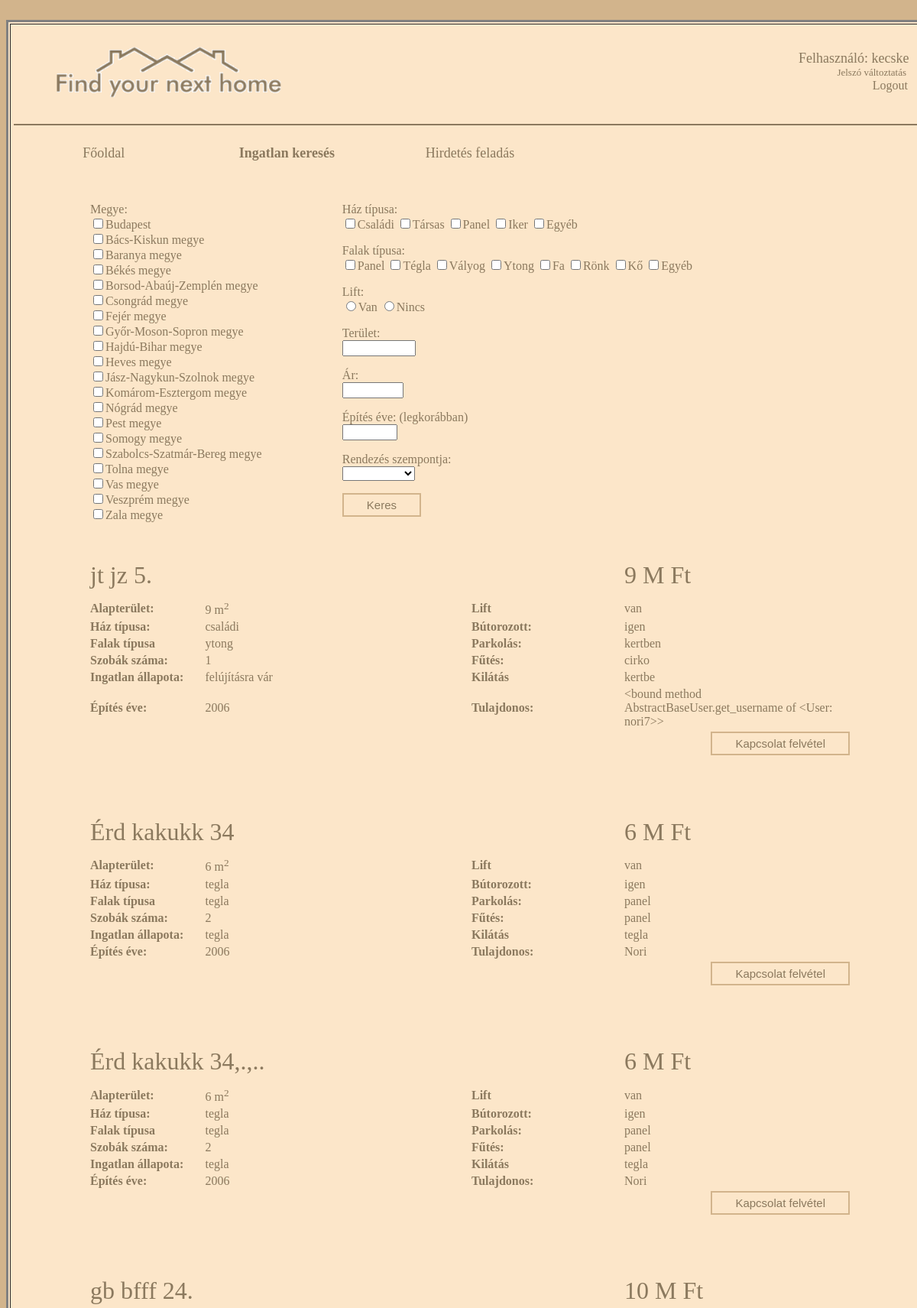
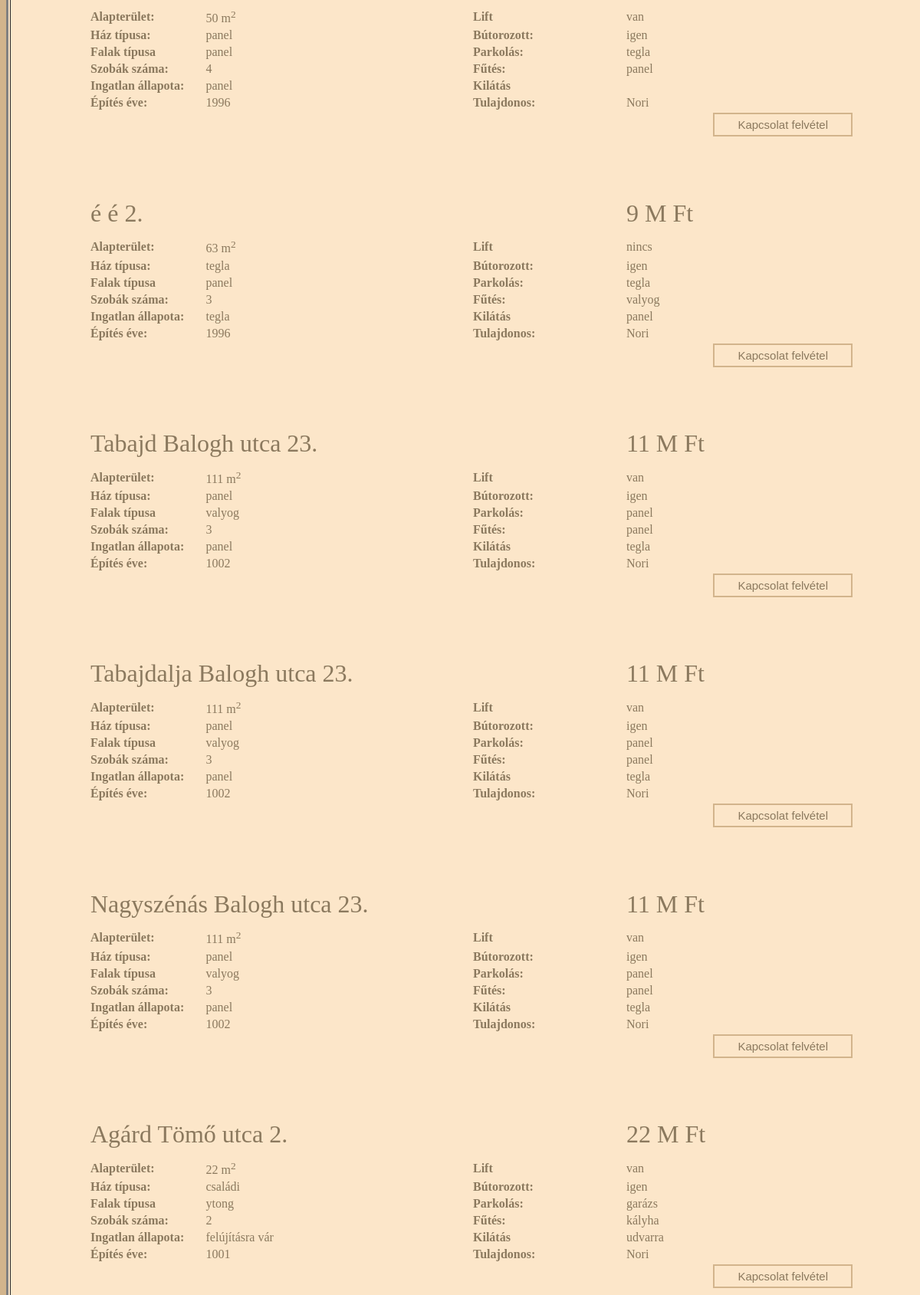
/polls/search/ (signed in, upper part), run on the app's committed database (2 pictures, top to bottom).
### polls/models.py (models this page shows)
class Adds(models.Model):
    owner = models.CharField(max_length=200)
    country = models.CharField(max_length=200, default='')
    address = models.CharField(max_length=200, default='')
    squaremeter = models.IntegerField(default=40)
    price = models.IntegerField(default=10000)
    type = models.CharField(max_length=50)
    wall = models.CharField(max_length=50)
    heating = models.CharField(max_length=50)
    state = models.CharField(max_length=50)
    rooms = models.IntegerField(default=3)
    parking = models.CharField(max_length=100)
    year = models.IntegerField(default=2017)
    furnitured = models.CharField(max_length=10)
    lift = models.CharField(max_length=10)
    view = models.CharField(max_length=50)
    description = models.CharField(max_length=5000)

### polls/views.py (the view)
def search(request):
	list = Adds.objects.order_by('owner')[:30]
	context = {
		'list': list
	}
	return render(request, 'polls/search.html', context)

### polls/templates/polls/search.html (shortened to what this page needs)
﻿<html>
<head>
</head>
<body bgcolor="#d2b48c" link = "" alink="" vlink = "">
	<section class="container">
		<table border = 3 bgcolor = "fce6c9" align = "center">
			<tr><td>
			<table width = 1200 align = "center" border = 0>
				<tr>
					<td height = 100 colspan = 2 align = "left" background = "">
						{% load staticfiles %}
							<img src={% static "webalkalmazas/logo.png" %}>
					</td>
					<td colspan = 3 align = "right" valign = "center">
						{% if user.is_authenticated %}
     						<font size= 4>Felhasználó: {{ user.get_username }}&nbsp &nbsp &nbsp</font><br>
							<font size= 2><a class = "one" href="/polls/change_password/">Jelszó változtatás</a>&nbsp &nbsp&nbsp &nbsp &nbsp</font><br>
							<a class = "one" href="{% url 'logout'%}?next={{request.path}}">Logout</a>&nbsp&nbsp &nbsp &nbsp
  						{% else %}
							<a class = "one" href="{% url 'login'%}?next={{request.path}}">Login</a>&nbsp &nbsp &nbsp
   						{% endif %}
					</td>
				</tr>
				<tr>
					<td colspan = 5><hr color = "8b795e"></td>
				</tr>
				<tr height = 50 align = "center">
					<td width = "20%"><a class = "one" href="/polls/"><font size= 4>Főoldal</font></a></td>
					<td width = "20%"><a class = "one" href="/polls/search/"><font size= 4><b>Ingatlan keresés</b></font></a></td>
					<td width = "20%">
							{% if user.is_authenticated %}
							<a class = "one" href="/polls/addadd/"><font size= 4>Hirdetés feladás</font></a>
							{% endif %}
					</td>
					<td width = "20%"></td>
					<td width = "20%"></td>
				</tr>
				<tr height = 1000>
					<td colspan = 5 valign = "top">
						<p><br></p>
						<form action="/polls/searchresults/">
							<table width = 1000 align = "center" border = 0><tr>
								<td>Megye:<br>
									<input type="checkbox" name="megye" value="Budapest">Budapest<br>
									<input type="checkbox" name="megye" value="Bacs-Kiskun">Bács-Kiskun megye<br>
									<input type="checkbox" name="megye" value="Baranya">Baranya megye<br>
									<input type="checkbox" name="megye" value="Bekes">Békés megye<br>
									<input type="checkbox" name="megye" value="Borsod-Abauj">Borsod-Abaúj-Zemplén megye<br>
									<input type="checkbox" name="megye" value="Csongrad">Csongrád megye<br>
									<input type="checkbox" name="megye" value="Fejer">Fejér megye<br>
									<input type="checkbox" name="megye" value="Gyor-Moson-Sopron">Győr-Moson-Sopron megye<br>
									<input type="checkbox" name="megye" value="Hajdu-Bihar">Hajdú-Bihar megye<br>
									<input type="checkbox" name="megye" value="Heves">Heves megye<br>
									<input type="checkbox" name="megye" value="Jazs-Nagykun-Szolnok">Jász-Nagykun-Szolnok megye<br>
									<input type="checkbox" name="megye" value="Komarom-Esztergom">Komárom-Esztergom megye<br>
									<input type="checkbox" name="megye" value="Nograd">Nógrád megye<br>
									<input type="checkbox" name="megye" value="Past">Pest megye<br>
									<input type="checkbox" name="megye" value="Somogy">Somogy megye<br>
									<input type="checkbox" name="megye" value="Szabolcs-Szatmar-Bereg">Szabolcs-Szatmár-Bereg megye<br>
									<input type="checkbox" name="megye" value="Tolna">Tolna megye<br>
									<input type="checkbox" name="megye" value="Vas">Vas megye<br>
									<input type="checkbox" name="megye" value="Veszprem">Veszprém megye<br>
									<input type="checkbox" name="megye" value="Zala">Zala megye
								</td>
								<td valign="top">
									<p>Ház típusa:<br>
										<input type="checkbox" name="haz" value="csaladi">Családi
										<input type="checkbox" name="haz" value="tarsas">Társas
										<input type="checkbox" name="haz" value="panel">Panel
										<input type="checkbox" name="haz" value="iker">Iker
										<input type="checkbox" name="haz" value="egyéb">Egyéb
									</p>
									<p>Falak típusa:<br>
										<input type="checkbox" name="fal" value="panel">Panel
										<input type="checkbox" name="fal" value="tegla">Tégla
										<input type="checkbox" name="fal" value="valyog">Vályog
										<input type="checkbox" name="fal" value="ytong">Ytong
										<input type="checkbox" name="fal" value="fa">Fa
										<input type="checkbox" name="fal" value="ronk">Rönk
										<input type="checkbox" name="fal" value="ko">Kő
										<input type="checkbox" name="fal" value="egyeb">Egyéb
									</p>
									<p>Lift:<br>
										<input type="radio" name="lift" value="van">Van
										<input type="radio" name="lift" value="nincs">Nincs
									</p>
									<p>Terület:<br><input type="number" name="szobaszam" min="0" max="1000000" value=""></p>
									<p>Ár:<br><input type="number" name="szobaszam" min="0" max="10000" value=""></p>
									<p>Építés éve: (legkorábban)<br><input type="number" name="szobaszam" min="1000" max="2017" value=""></p>
									<p>Rendezés szempontja:<br>
										<select name = "rendez">
											<option value="ures"></option>
											<option value="megye">Megye</option>
										</select>
									</p>
									<input type="submit" class="button button1" value="Keres">
								</td>
							</tr></table>
						</form>
						{% if list %}
						<p><br><table width = 1000 align = center border = 0>
							{% for adds in list %}
								<tr height = 60>
									<td colspan = 3>
										<font size = 6>{{adds.address}}</font>
									</td>
									<td>
										<font size = 6>{{adds.price}} M Ft</font>
									</td>
								</tr>
								<tr>
									<td width = 15%>
										<b>Alapterület:</b>
									</td>
									<td width = 35%>
										{{adds.squaremeter}} m<sup>2</sup>
									</td>
									<td width = 20%>
										<b>Lift</b>
									</td>
									<td width = 30%>
										{{adds.lift}}
									</td>
								</tr>
								<tr>
									<td>
										<b>Ház típusa:</b>
									</td>
									<td>
										{{adds.type}}
									</td>
									<td>
										<b>Bútorozott:</b>
									</td>
									<td>
										{{adds.furnitured}}
									</td>
								</tr>
								<tr>
									<td>
										<b>Falak típusa</b>
									</td>
									<td>
										{{adds.wall}}
									</td>
									<td>
										<b>Parkolás:</b>
									</td>
									<td>
										{{adds.parking}}
									</td>
								</tr>
								<tr>
									<td>
										<b>Szobák száma:</b>
									</td>
									<td>
										{{adds.rooms}}
									</td>
									<td>
										<b>Fűtés:</b>
									</td>
									<td>
										{{adds.heating}}
									</td>
								</tr>
								<tr>
									<td>
										<b>Ingatlan állapota:</b>
									</td>
									<td>
										{{adds.state}}
									</td>
									<td>
										<b>Kilátás</b>
									</td>
									<td>
										{{adds.view}}
									</td>
								</tr>
								<tr>
									<td>
										<b>Építés éve:</b>
									</td>
									<td>
										{{adds.year}}
									</td>
									<td>
										<b>Tulajdonos:</b>
									</td>
									<td>
										{{adds.owner}}
									</td>
								</tr>
								<tr>
									<form action="/polls/connect/">
											<td colspan = 4 height = 100 align = "right" valign = "top">
												<input type="submit" class="button button1" value="Kapcsolat felvétel">
											</td>
									</form>
								</tr>
							{% endfor %}
						</table></p>
						{% else %}
						<p>Nincs egyetlen hirdetés sem</p>
						{% endif %}
					</td>
				</tr>
			</table>
			</td></tr>
		</table>
	</section>
</body>
</html>

### polls/templates/polls/search.html (style rules this page uses)
body { color: #8b795e; }
a.one:link { color:#8b795e;text-decoration:none; }
body { font-family: cursive; }
.button1 { background-color: #fce6c9; color: #8b795e; border: 2px solid #D2B48C; transition-duration: 0.4s; padding: 5px 30px; font-size: 15px; }

### data on the page
Adds: address "jt jz 5.", price "9", squaremeter "9", lift "van", type "családi", furnitured "igen", wall "ytong", parking "kertben", rooms "1", heating "cirko", state "felújításra vár", view "kertbe", year "2006", owner "<bound method AbstractBaseUser.get_username of <User: nori7>>"
Adds: address "Érd kakukk 34", price "6", squaremeter "6", lift "van", type "tegla", furnitured "igen", wall "tegla", parking "panel", rooms "2", heating "panel", state "tegla", view "tegla", year "2006", owner "Nori"
Adds: address "Érd kakukk 34,.,..", price "6", squaremeter "6", lift "van", type "tegla", furnitured "igen", wall "tegla", parking "panel", rooms "2", heating "panel", state "tegla", view "tegla", year "2006", owner "Nori"
Adds: address "gb bfff 24.", price "10", squaremeter "50", lift "van", type "panel", furnitured "igen", wall "panel", parking "tegla", rooms "4", heating "panel", state "panel", year "1996", owner "Nori"
Adds: address "é é 2.", price "9", squaremeter "63", lift "nincs", type "tegla", furnitured "igen", wall "panel", parking "tegla", rooms "3", heating "valyog", state "tegla", view "panel", year "1996", owner "Nori"
Adds: address "Tabajd Balogh utca 23.", price "11", squaremeter "111", lift "van", type "panel", furnitured "igen", wall "valyog", parking "panel", rooms "3", heating "panel", state "panel", view "tegla", year "1002", owner "Nori"
Adds: address "Tabajdalja Balogh utca 23.", price "11", squaremeter "111", lift "van", type "panel", furnitured "igen", wall "valyog", parking "panel", rooms "3", heating "panel", state "panel", view "tegla", year "1002", owner "Nori"
Adds: address "Nagyszénás Balogh utca 23.", price "11", squaremeter "111", lift "van", type "panel", furnitured "igen", wall "valyog", parking "panel", rooms "3", heating "panel", state "panel", view "tegla", year "1002", owner "Nori"
Adds: address "Agárd Tömő utca 2.", price "22", squaremeter "22", lift "van", type "családi", furnitured "igen", wall "ytong", parking "garázs", rooms "2", heating "kályha", state "felújításra vár", view "udvarra", year "1001", owner "Nori"

### other printed values
{{ user.get_username }} "kecske"
